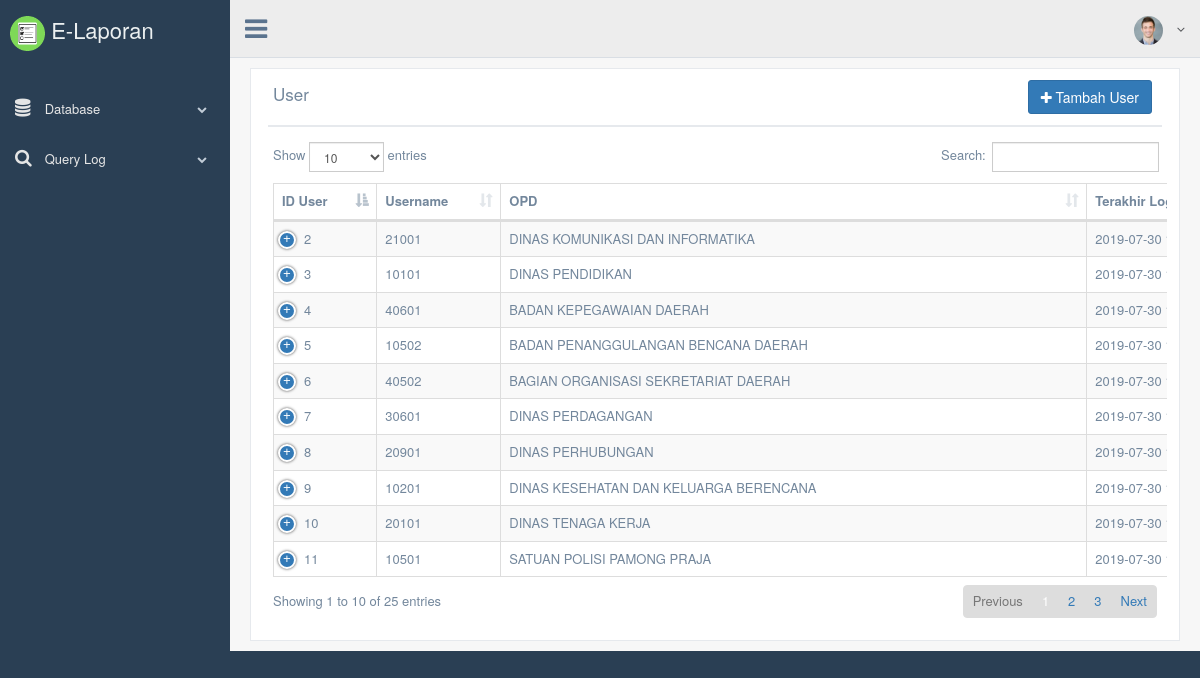
/fp/elaporan/index.php/database/user, run on the app's committed database.
### tables this page shows
CREATE TABLE `user` (
  `id` int(11) NOT NULL AUTO_INCREMENT,
  `id_opd` int(11) NOT NULL,
  `username` varchar(32) NOT NULL,
  `password` char(60) DEFAULT NULL,
  `created_at` timestamp NOT NULL DEFAULT current_timestamp(),
  `last_login` timestamp NOT NULL DEFAULT current_timestamp() ON UPDATE current_timestamp(),
  PRIMARY KEY (`id`),
  KEY `fk_user_opd` (`id_opd`),
  CONSTRAINT `fk_user_opd` FOREIGN KEY (`id_opd`) REFERENCES `opd` (`id_opd`)
);

CREATE TABLE `opd` (
  `id_opd` int(11) NOT NULL AUTO_INCREMENT,
  `nama_opd` varchar(128) NOT NULL,
  `kode_ebud` varchar(16) DEFAULT NULL,
  `kode_ekin` varchar(16) DEFAULT NULL,
  `kode_emov` varchar(16) DEFAULT NULL,
  PRIMARY KEY (`id_opd`)
);

### fp/elaporan/application/controllers/Database.php (called while the page is built, shortened)
<?php
class Database extends CI_Controller
{
    public function __construct()
    {
        $this->load->model('dbf_model');
        $this->data['user'] = array(
            'id_opd' => $this->session->tempdata('id_opd'),
            'nama_opd' => $this->session->tempdata('nama_opd')
        );
    }
    public function user()
    {
        $this->data['title'] = 'User';
        $this->data['rawdata'] = $this->dbf_model->get_user();
        $this->data['contents'] = APPPATH . "views/admin/database/db_user.php";
        $this->load->view('template/index_admin', ['data' => $this->data]);
    }
}

### fp/elaporan/index.php (called while the page is built, shortened)
<?php
require_once BASEPATH.'core/CodeIgniter.php';

### fp/elaporan/application/models/Dbf_model.php (called while the page is built, shortened)
<?php
class Dbf_model extends CI_Model
{
    public function get_user($id = NULL)
    {
        $this->db->from('user');
        $this->db->join('opd', 'opd.id_opd = user.id_opd', 'left');
        $this->db->where('user.id != 1');
        return $this->db->get()->result_array();
    }
}

### fp/elaporan/application/views/admin/database/db_user.php (the view, shortened to what this page needs)
<div class="row">
    <div class="col-md-12 col-sm-12 col-xs-12">
        <div class="x_panel">
            <div class="x_title">
                <h2><?= $data['title'] ?></h2>
                <div class="nav navbar-right panel_toolbox">
                    <a href="<?= base_url('admin/f/registrationform') ?>"><button class="btn btn-primary"><i class="fa fa-plus"></i> Tambah User</button></a>
                </div>
                <div class="clearfix"></div>
            </div>
            <div class="x_content">
                <table id="db" class="table table-striped table-bordered dt-responsive nowrap">
                    <thead>
                        <tr>
                            <th>ID User</th>
                            <th>Username</th>
                            <th>OPD</th>
                            <th>Terakhir Login</th>
                        </tr>
                    </thead>
                    <tbody>
                        <?php
                        foreach ($data['rawdata'] as $row) {
                            ?>
                            <tr>
                                <td><?= $row['id'] ?></td>
                                <td><?= $row['username'] ?></td>
                                <td><?= $row['nama_opd'] ?></td>
                                <td><?= $row['last_login'] ?></td>
                            </tr>
                        <?php } ?>
                    </tbody>
                </table>
            </div>
        </div>
    </div>
</div>

### fp/elaporan/application/views/template/header_admin.php (shortened to what this page needs)
<!DOCTYPE html>
<html lang="en">
<head>
  <link href="<?= base_url('assets/') ?>vendors/bootstrap/dist/css/bootstrap.min.css" rel="stylesheet">
  <link href="<?= base_url('assets/') ?>vendors/font-awesome/css/font-awesome.min.css" rel="stylesheet">
  <link href="<?= base_url('assets/') ?>vendors/nprogress/nprogress.css" rel="stylesheet">
  <link href="<?= base_url('assets/') ?>vendors/iCheck/skins/flat/green.css" rel="stylesheet">
  <link href="<?= base_url('assets/') ?>vendors/datatables.net-bs/css/dataTables.bootstrap.min.css" rel="stylesheet">
  <link href="<?= base_url('assets/') ?>vendors/datatables.net-buttons-bs/css/buttons.bootstrap.min.css" rel="stylesheet">
  <link href="<?= base_url('assets/') ?>vendors/datatables.net-fixedheader-bs/css/fixedHeader.bootstrap.min.css" rel="stylesheet">
  <link href="<?= base_url('assets/') ?>vendors/datatables.net-responsive-bs/css/responsive.bootstrap.min.css" rel="stylesheet">
  <link href="<?= base_url('assets/') ?>vendors/datatables.net-scroller-bs/css/scroller.bootstrap.min.css" rel="stylesheet">
  <link href="<?= base_url('assets/') ?>vendors/pnotify/dist/pnotify.css" rel="stylesheet">
  <link href="<?= base_url('assets/') ?>vendors/pnotify/dist/pnotify.buttons.css" rel="stylesheet">
  <link href="<?= base_url('assets/') ?>vendors/pnotify/dist/pnotify.nonblock.css" rel="stylesheet">
  <link href="<?= base_url('assets/') ?>vendors/dropzone/dist/min/dropzone.min.css" rel="stylesheet">
  <link href="<?= base_url('assets/') ?>vendors/bootstrap-progressbar/css/bootstrap-progressbar-3.3.4.min.css" rel="stylesheet">
  <link href="<?= base_url('assets/') ?>vendors/jqvmap/dist/jqvmap.min.css" rel="stylesheet" />
  <link href="<?= base_url('assets/') ?>vendors/bootstrap-daterangepicker/daterangepicker.css" rel="stylesheet">
  <link href="<?= base_url('assets/') ?>build/css/custom.min.css" rel="stylesheet">
</head>

### fp/elaporan/application/views/template/index_admin.php (shortened to what this page needs)
<?php $this->load->view('template/header_admin') ?>
<body class="nav-md">
  <div class="container body">
    <div class="main_container">
      <div class="col-md-3 left_col">
        <div class="left_col scroll-view">
          <div class="navbar nav_title" style="border: 0;">
            <a href="<?= base_url('home') ?>" class="site_title"><img src="<?= base_url('assets/production/images/icon.png') ?>" style="width:35px;"> <span>E-Laporan</span></a>
          </div>
          <br />
          <?php $this->load->view('template/sidebar_admin') ?>
        </div>
      </div>
      <div class="top_nav">
        <div class="nav_menu">
          <nav>
            <div class="nav toggle">
              <a id="menu_toggle"><i class="fa fa-bars"></i></a>
            </div>
            <ul class="nav navbar-nav navbar-right">
              <li class="">
                <a href="javascript:;" class="user-profile dropdown-toggle" data-toggle="dropdown" aria-expanded="false">
                  <img src="<?= base_url('assets/') ?>production/images/img.jpg" alt=""><?= $data['user']['nama_opd'] ?>
                  <span class=" fa fa-angle-down"></span>
                </a>
              </li>
            </ul>
          </nav>
        </div>
      </div>
      <div class="right_col" role="main">
        <?php if (isset($data['contents'])) {
          require $data['contents'];
        } ?>
      </div>
      <?php $this->load->view('template/footer_admin') ?>
</body>
</html>

### fp/elaporan/application/views/template/sidebar_admin.php (shortened to what this page needs)
<div id="sidebar-menu" class="main_menu_side hidden-print main_menu">
  <div class="menu_section">
    <ul class="nav side-menu">
      <li><a><i class="fa fa-database"></i> Database <span class="fa fa-chevron-down"></span></a>
      </li>
      <li><a><i class="fa fa-search"></i> Query Log <span class="fa fa-chevron-down"></span></a>
      </li>
    </ul>
  </div>
</div>

### fp/elaporan/application/views/template/footer_admin.php (shortened to what this page needs)
</div>
</div>

### data on the page
user: id "2", username "21001", id_opd.nama_opd "DINAS KOMUNIKASI DAN INFORMATIKA", last_login "2019-07-30…"
user: id "3", username "10101", id_opd.nama_opd "DINAS PENDIDIKAN", last_login "2019-07-30…"
user: id "4", username "40601", id_opd.nama_opd "BADAN KEPEGAWAIAN DAERAH", last_login "2019-07-30…"
user: id "5", username "10502", id_opd.nama_opd "BADAN PENANGGULANGAN BENCANA DAERAH", last_login "2019-07-30…"
user: id "6", username "40502", id_opd.nama_opd "BAGIAN ORGANISASI SEKRETARIAT DAERAH", last_login "2019-07-30…"
user: id "7", username "30601", id_opd.nama_opd "DINAS PERDAGANGAN", last_login "2019-07-30…"
user: id "8", username "20901", id_opd.nama_opd "DINAS PERHUBUNGAN", last_login "2019-07-30…"
user: id "9", username "10201", id_opd.nama_opd "DINAS KESEHATAN DAN KELUARGA BERENCANA", last_login "2019-07-30…"
user: id "10", username "20101", id_opd.nama_opd "DINAS TENAGA KERJA", last_login "2019-07-30…"
user: id "11", username "10501", id_opd.nama_opd "SATUAN POLISI PAMONG PRAJA", last_login "2019-07-30…"

### other printed values
$data['title'] "User"
